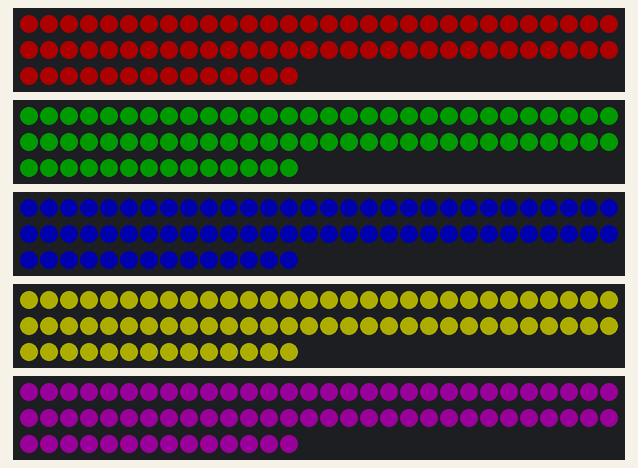
Simulated run of this sketch. Board: Arduino Uno, built with avr-gcc and run on an emulated ATmega328P. On the bench: 5 × 74 RGB LEDs in strip order, left to right, continuing on the next row. Dim RGB values are drawn brighter than linear.

Above: at 0.1 s.

The sketch:

lightAll.ino
```cpp
#include <FastLED.h>

#define NUM_STRIPS 5
#define PHYSICAL_LEDS_PER_STRIP 74

CRGB leds[NUM_STRIPS][PHYSICAL_LEDS_PER_STRIP];

void setup() {
  // 基础初始化
  FastLED.addLeds<WS2812B, 2, GRB>(leds[0], PHYSICAL_LEDS_PER_STRIP);
  FastLED.addLeds<WS2812B, 3, GRB>(leds[1], PHYSICAL_LEDS_PER_STRIP);
  FastLED.addLeds<WS2812B, 4, GRB>(leds[2], PHYSICAL_LEDS_PER_STRIP);
  FastLED.addLeds<WS2812B, 5, GRB>(leds[3], PHYSICAL_LEDS_PER_STRIP);
  FastLED.addLeds<WS2812B, 6, GRB>(leds[4], PHYSICAL_LEDS_PER_STRIP);

  FastLED.setBrightness(50); // 低亮度测试，保护你的 3A 电源
  FastLED.clear();

  // 强制给每条线染上不同的颜色
  fill_solid(leds[0], PHYSICAL_LEDS_PER_STRIP, CRGB::Red);
  fill_solid(leds[1], PHYSICAL_LEDS_PER_STRIP, CRGB::Green);
  fill_solid(leds[2], PHYSICAL_LEDS_PER_STRIP, CRGB::Blue);
  fill_solid(leds[3], PHYSICAL_LEDS_PER_STRIP, CRGB::Yellow);
  fill_solid(leds[4], PHYSICAL_LEDS_PER_STRIP, CRGB::Purple);

  FastLED.show();
}

void loop() {
  // 什么都不做，只管亮着
}
```
